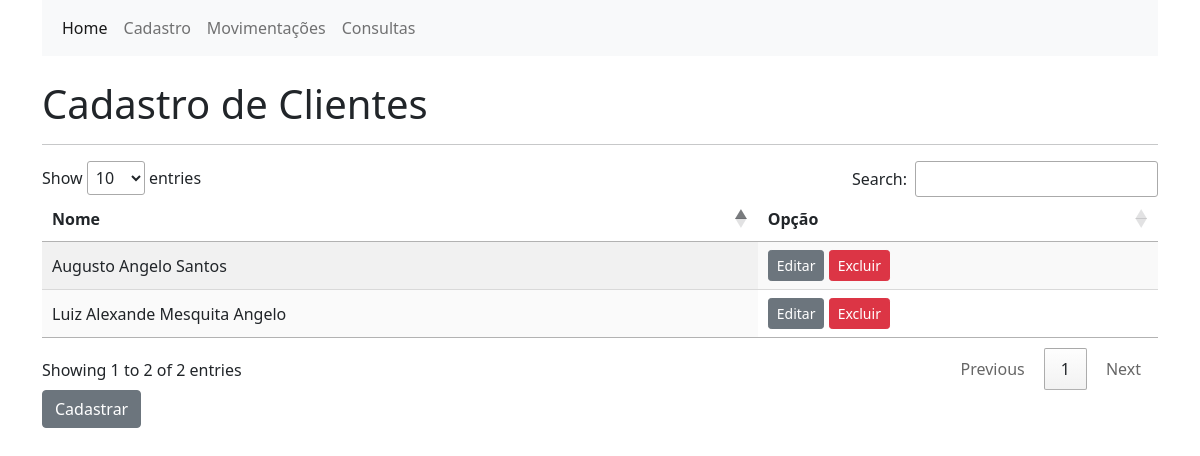
Before: /clientes/ with the older database file.
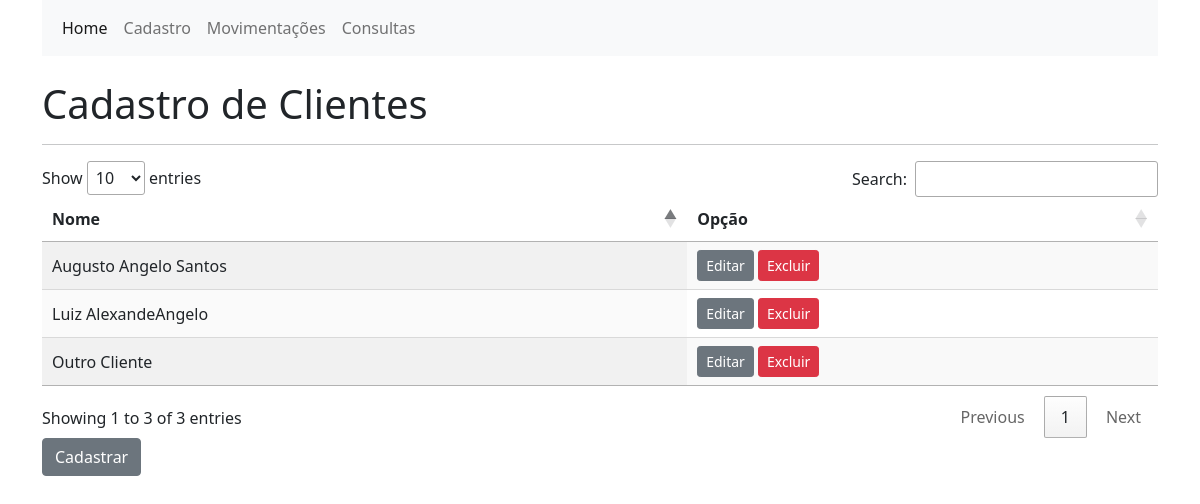
After: the same page with the newer database file.
### cadastros/models.py (models this page shows, shortened)
class Cliente(models.Model):
    nome = models.CharField(
        verbose_name="Nome do cliente",
        max_length=250,
    )
    class Meta:
        db_table = "cad_cliente"
        verbose_name = "Cliente"
        verbose_name_plural = "Clientes"

### cadastros/views.py (the view)
# urls.py: path('clientes/', views.list_clientes, name='list_clientes'),
def list_clientes(request):
    clientes = Cliente.objects.all()
    return render(request, 'cadastros/clientes.html', {'clientes': clientes})

### cadastros/templates/cadastros/clientes.html (shortened to what this page needs)
{% extends 'cadastros/base.html' %}
{% block content %}
    <br>
    <h1>Cadastro de Clientes</h1>
    <hr>
    <table id="clientes_table" class="display">
        <thead>
            <tr>
                <th>Nome</th>
                <th>Opção</th>
            </tr>
        </thead>
        <tbody>
            {% for cliente in clientes %}
                <tr>
                    <td>
                        {{cliente.nome}}
                    </td>
                    <td>
                       <a href="{% url 'edit_cliente' pk=cliente.pk %}" class="btn btn-secondary btn-sm">Editar</a>
                       <a href="{% url 'delete_cliente' pk=cliente.pk %}" class="btn btn-danger btn-sm">Excluir</a>
                    </td>
                </tr>
            {% endfor %}
        </tbody>
    </table>
    <a href="{% url 'new_cliente' %}" class="btn btn-secondary">Cadastrar</a>
{% endblock %}

### cadastros/templates/cadastros/base.html (shortened to what this page needs)
{% load static %}
<!DOCTYPE html>
<html lang="pt-br">
<head>
    <link href="https://cdn.jsdelivr.net/npm/bootstrap@5.1.3/dist/css/bootstrap.min.css" rel="stylesheet">
    <link rel="stylesheet" type="text/css" href="https://cdn.datatables.net/1.11.3/css/dataTables.bootstrap5.min.css">
    <link rel="stylesheet" type="text/css" href="https://cdn.datatables.net/1.11.3/css/jquery.dataTables.css">
    <link href="//cdn.datatables.net/1.10.15/css/jquery.dataTables.min.css" rel="stylesheet">
</head>
<body>
    <div class="container">
        <nav class="navbar navbar-expand-lg navbar-light bg-light">
            <div class="container-fluid">
              <div class="collapse navbar-collapse" id="navbarSupportedContent">
                <ul class="navbar-nav me-auto mb-2 mb-lg-0">
                  <li class="nav-item dropdown">
                    <a class="nav-link active" href="{% url 'home' %}">Home</a>
                  </li>
                  <li class="nav-item dropdown">
                    <a class="nav-link dropdown" href="" id="navbarDropdown" role="button" data-bs-toggle="dropdown" aria-expanded="false">
                      Cadastro
                    </a>
                  </li>
                  <li class="nav-item dropdown">
                    <a class="nav-link dropdown" href="#" id="navbarDropdown" role="button" data-bs-toggle="dropdown" aria-expanded="false">
                      Movimentações
                    </a>
                  </li>
                  <li class="nav-item dropdown">
                    <a class="nav-link dropdown" href="#" id="navbarDropdown" role="button" data-bs-toggle="dropdown" aria-expanded="false">
                      Consultas
                    </a>
                  </li>
                </ul>
              </div>
            </div>
          </nav>
          {% block content %}
          {% endblock %}
    </div>
</body>
</html>

Changed rows visible on the page:
changed Cliente: nome "Luiz Alexande Mesquita Angelo" → "Luiz AlexandeAngelo"
added Cliente: nome "Outro Cliente"
Other visible differences:
text written by a page script: "Show entries Search: Showing 1 to 2 of 2 entries Previous 1 Next" → "Show entries Search: Showing 1 to 3 of 3 entries Previous 1 Next"
